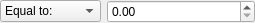
<?xml version="1.0" encoding="UTF-8"?>
<ui version="4.0">
 <class>NumericQuery</class>
 <widget class="QWidget" name="NumericQuery">
  <property name="geometry">
   <rect>
    <x>0</x>
    <y>0</y>
    <width>247</width>
    <height>20</height>
   </rect>
  </property>
  <property name="windowTitle">
   <string>Form</string>
  </property>
  <layout class="QHBoxLayout" stretch="0,1">
   <property name="margin">
    <number>0</number>
   </property>
   <item>
    <widget class="QComboBox" name="comboBoxType">
     <property name="sizePolicy">
      <sizepolicy hsizetype="Fixed" vsizetype="Fixed">
       <horstretch>0</horstretch>
       <verstretch>0</verstretch>
      </sizepolicy>
     </property>
     <item>
      <property name="text">
       <string>Equal to:</string>
      </property>
     </item>
     <item>
      <property name="text">
       <string>Greater than:</string>
      </property>
     </item>
     <item>
      <property name="text">
       <string>Less than:</string>
      </property>
     </item>
     <item>
      <property name="text">
       <string>Between:</string>
      </property>
     </item>
    </widget>
   </item>
   <item>
    <widget class="QStackedWidget" name="stackedWidget">
     <property name="currentIndex">
      <number>0</number>
     </property>
     <widget class="QWidget" name="pageEq">
      <layout class="QHBoxLayout" name="horizontalLayout">
       <property name="spacing">
        <number>0</number>
       </property>
       <property name="margin">
        <number>0</number>
       </property>
       <item>
        <widget class="QDoubleSpinBox" name="doubleSpinBoxEq"/>
       </item>
      </layout>
     </widget>
     <widget class="QWidget" name="pageGt">
      <layout class="QHBoxLayout" name="horizontalLayout_2">
       <property name="spacing">
        <number>0</number>
       </property>
       <property name="margin">
        <number>0</number>
       </property>
       <item>
        <widget class="QDoubleSpinBox" name="doubleSpinBoxGt"/>
       </item>
      </layout>
     </widget>
     <widget class="QWidget" name="pageLe">
      <layout class="QHBoxLayout" name="horizontalLayout_3">
       <property name="spacing">
        <number>0</number>
       </property>
       <property name="margin">
        <number>0</number>
       </property>
       <item>
        <widget class="QDoubleSpinBox" name="doubleSpinBoxLe"/>
       </item>
      </layout>
     </widget>
     <widget class="QWidget" name="pageBe">
      <layout class="QHBoxLayout" name="horizontalLayout_5">
       <property name="margin">
        <number>0</number>
       </property>
       <item>
        <widget class="QDoubleSpinBox" name="doubleSpinBoxB1"/>
       </item>
       <item>
        <widget class="QLabel" name="labelAnd">
         <property name="sizePolicy">
          <sizepolicy hsizetype="Fixed" vsizetype="Preferred">
           <horstretch>0</horstretch>
           <verstretch>0</verstretch>
          </sizepolicy>
         </property>
         <property name="text">
          <string>And</string>
         </property>
        </widget>
       </item>
       <item>
        <widget class="QDoubleSpinBox" name="doubleSpinBoxB2"/>
       </item>
      </layout>
     </widget>
    </widget>
   </item>
  </layout>
 </widget>
 <resources/>
 <connections>
  <connection>
   <sender>comboBoxType</sender>
   <signal>currentIndexChanged(int)</signal>
   <receiver>stackedWidget</receiver>
   <slot>setCurrentIndex(int)</slot>
   <hints>
    <hint type="sourcelabel">
     <x>57</x>
     <y>12</y>
    </hint>
    <hint type="destinationlabel">
     <x>185</x>
     <y>12</y>
    </hint>
   </hints>
  </connection>
 </connections>
</ui>
